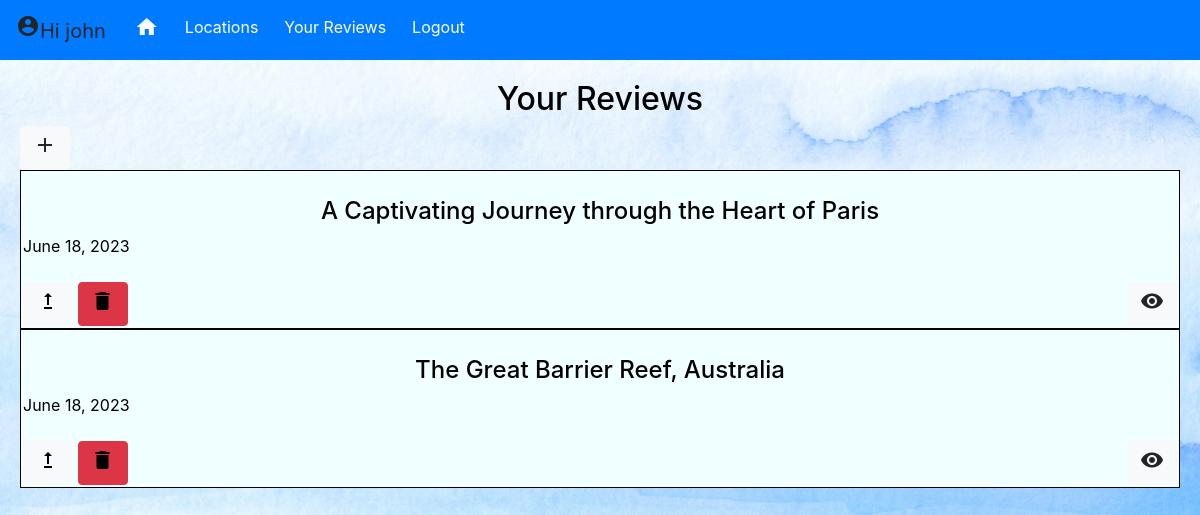
The app's page /userreviewlist/ (signed in) with its own data.
### base/models.py (models this page shows)
class Review(models.Model):
    user = models.ForeignKey(User, on_delete=models.CASCADE, null=True,blank=True)
    title  = models.CharField(max_length=200)
    description = models.TextField(null=True,blank=True)
    location = models.CharField(max_length=200)
    public = models.BooleanField(default=True)
    date  = models.DateField(auto_now_add=True)
    rating = models.SmallIntegerField(default=1,validators=[MinValueValidator(0),MaxValueValidator(5)])
    image = models.ImageField(upload_to="reviews")
    def __str__(self):
        return self.title
    class Meta:
        ordering = ['date']

### base/views.py (the view, shortened to what this page needs)
# urls.py: path('userreviewlist/',views.ReviewList.as_view(), name= 'userreviewlist'),
class ReviewList(LoginRequiredMixin,ListView):
    model = Review
    template_name = 'base/user_review_list.html'
    context_object_name = 'review'
    user = Review.user
    def get_context_data(self, **kwargs):
        user=self.request.user
        context = super().get_context_data(**kwargs)
        user_reviews = context['review'].filter(user=self.request.user)
        context['review'] = user_reviews
        context['count'] = user_reviews.filter(public=True).count()
        return context

### base/templates/base/user_review_list.html (shortened to what this page needs)
{% extends 'base/mainbase.html' %}
{% block main %}
<h2>Your Reviews</h2>
    <a href="{% url 'reviewcreate' %}"><div class="btn btn-light"><span class="material-icons">
        </span></div></a>
{% for reviews in review %}
<div class="review-list">
<br>
    <a href="{% url 'detail' reviews.id %}">
        <h4>{{reviews}}</h4>
    </a>
    <li>{{reviews.date}}</li>
    <br>
    {% if reviews.public == True %}
    <p style="float: right;" class="btn btn-light"><span class="material-icons">
        </span></p>
    {% else %}
    <a style="float: right; size: 5px;" class="btn btn-secondary btn-lg"><span class="material-icons">
            visibility_off
        </span></a>
    {% endif %}
    <a " href=" {% url 'update' reviews.id %}" class="btn btn-light"><span class="material-icons">
        </span></a>
    <a href="{% url 'delete' reviews.id %}" class="btn btn-danger"><span class="material-icons">
        </span></a>
</div>
{% empty %}
<p>No reviews found.</p>
{% endfor%}
{% endblock %}

### base/templates/base/navbar.html (shortened to what this page needs)
<div class="navbar-main">
    <nav class="navbar navbar-expand-lg navbar-ligt bg-primary">
        <div class="navbar-brand" href="#">
            {% if request.user.is_authenticated %}
            <span class="material-icons">
            </span>Hi {{user}}
            {% else %}
            <span>Hi {{user}}</span>
            {% endif %}
        </div>
        <div class="collapse navbar-collapse" id="navbarNav">
            <div class="navbar-nav">
                <div class="btn-toolbar" role="toolbar" aria-label="Toolbar with button groups">
                    <div class="btn-group mr-2" role="group" aria-label="First group">
                            <a href="{% url 'home' %}"><div class="btn btn-primary"><span class="material-icons">
                                </span></div></a>
                            <a href="{% url 'reviewlist' %}"><div class="btn btn-primary">Locations</div></a>
                        {% if request.user.is_authenticated %}
                            <a href="{% url 'userreviewlist' %}"><div class="btn btn-primary">Your Reviews</div></a>
                            <a href="{% url 'logout' %}"><div class="btn btn-primary"> Logout</div></a>
                        {% else %}
                            <a href="{% url 'login' %}"><div class="btn btn-primary"> Login</div></a>
                            <a href="{% url 'register' %}"><div class="btn btn-primary"> Register</div></a>
                        {% endif %}
                    </div>
                </div>
            </div>
        </div>
</div>

### base/templates/base/mainbase.html (style rules this page uses)
* { list-style: none; }
a { text-decoration: none; font-style: none; }
.navbar-nav a { color: azure; }
h1, h2, h3, h4, h5, h6 { text-align: center; }
.review-list { justify-content: space-between; text-decoration: none; border: 1px solid #000; color: #000; background-color: azure; padding: 2px; }
.review-list a { color: #000; }
.review-list li { list-style: none; }
.bg-image { background-image: url('/static/base/images/background.jpg'); background-repeat: repeat; background-size: cover; }

### records on screen
Review: title "A Captivating Journey through the Heart of Paris", date "June 18, 2023", public True (drawn)
Review: title "The Great Barrier Reef, Australia", date "June 18, 2023", public True (drawn)

### other values on screen
{{ user }} "john"
